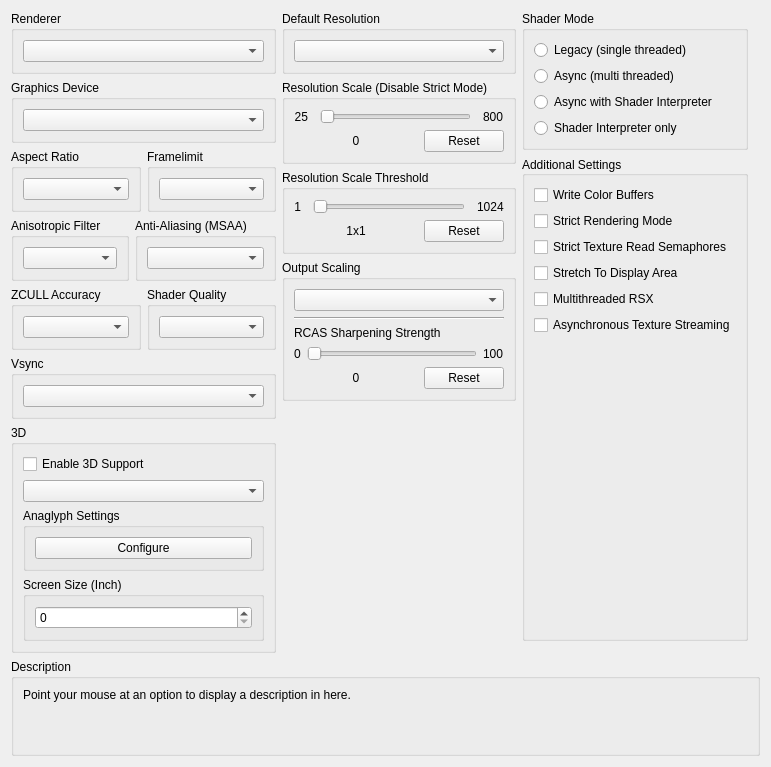
      <widget class="QWidget" name="gpuTab">
       <attribute name="title">
        <string>GPU</string>
       </attribute>
       <layout class="QVBoxLayout" name="gpuTab_layout" stretch="0,1,0">
        <item>
         <layout class="QHBoxLayout" name="gpuTabLayout" stretch="1,1,1">
          <item>
           <layout class="QVBoxLayout" name="gpuTabLayoutLeft">
            <item>
             <widget class="QGroupBox" name="gb_renderer">
              <property name="title">
               <string>Renderer</string>
              </property>
              <layout class="QVBoxLayout" name="gb_renderer_layout">
               <item>
                <widget class="QComboBox" name="renderBox"/>
               </item>
              </layout>
             </widget>
            </item>
            <item>
             <widget class="QGroupBox" name="gb_graphicsAdapter">
              <property name="title">
               <string>Graphics Device</string>
              </property>
              <layout class="QVBoxLayout" name="gb_graphicsAdapter_layout">
               <item>
                <widget class="QComboBox" name="graphicsAdapterBox"/>
               </item>
              </layout>
             </widget>
            </item>
            <item>
             <widget class="QWidget" name="widget_gpu_top" native="true">
              <layout class="QHBoxLayout" name="widget_gpu_top_layout" stretch="1,1">
               <property name="leftMargin">
                <number>0</number>
               </property>
               <property name="topMargin">
                <number>0</number>
               </property>
               <property name="rightMargin">
                <number>0</number>
               </property>
               <property name="bottomMargin">
                <number>0</number>
               </property>
               <item>
                <widget class="QGroupBox" name="gb_aspectRatio">
                 <property name="title">
                  <string>Aspect Ratio</string>
                 </property>
                 <layout class="QVBoxLayout" name="gb_aspectRatio_layout">
                  <item>
                   <widget class="QComboBox" name="aspectBox"/>
                  </item>
                 </layout>
                </widget>
               </item>
               <item>
                <widget class="QGroupBox" name="gb_frameLimit">
                 <property name="title">
                  <string>Framelimit</string>
                 </property>
                 <layout class="QVBoxLayout" name="gb_frameLimit_layout">
                  <item>
                   <widget class="QComboBox" name="frameLimitBox"/>
                  </item>
                 </layout>
                </widget>
               </item>
              </layout>
             </widget>
            </item>
            <item>
             <widget class="QWidget" name="widget_gpu_bottom" native="true">
              <layout class="QHBoxLayout" name="widget_gpu_bottom_layout" stretch="1,1">
               <property name="leftMargin">
                <number>0</number>
               </property>
               <property name="topMargin">
                <number>0</number>
               </property>
               <property name="rightMargin">
                <number>0</number>
               </property>
               <property name="bottomMargin">
                <number>0</number>
               </property>
               <item>
                <widget class="QGroupBox" name="gb_anisotropicFilter">
                 <property name="title">
                  <string>Anisotropic Filter</string>
                 </property>
                 <layout class="QVBoxLayout" name="gb_anisotropicFilter_layout">
                  <item>
                   <widget class="QComboBox" name="anisotropicFilterOverride"/>
                  </item>
                 </layout>
                </widget>
               </item>
               <item>
                <widget class="QGroupBox" name="gb_antiAliasing">
                 <property name="title">
                  <string>Anti-Aliasing (MSAA)</string>
                 </property>
                 <layout class="QVBoxLayout" name="gb_antiAliasing_layout">
                  <item>
                   <widget class="QComboBox" name="antiAliasing"/>
                  </item>
                 </layout>
                </widget>
               </item>
              </layout>
             </widget>
            </item>
            <item>
             <widget class="QWidget" name="widget_gpu_3" native="true">
              <layout class="QHBoxLayout" name="widget_gpu_3_layout" stretch="1,1">
               <property name="leftMargin">
                <number>0</number>
               </property>
               <property name="topMargin">
                <number>0</number>
               </property>
               <property name="rightMargin">
                <number>0</number>
               </property>
               <property name="bottomMargin">
                <number>0</number>
               </property>
               <item>
                <widget class="QGroupBox" name="gbZCULL">
                 <property name="title">
                  <string>ZCULL Accuracy</string>
                 </property>
                 <layout class="QVBoxLayout" name="gbZCULL_layout">
                  <item>
                   <widget class="QComboBox" name="zcullPrecisionMode"/>
                  </item>
                 </layout>
                </widget>
               </item>
               <item>
                <widget class="QGroupBox" name="gbShaderPrecision">
                 <property name="title">
                  <string>Shader Quality</string>
                 </property>
                 <layout class="QVBoxLayout" name="gbShaderPrecision_layout">
                  <item>
                   <widget class="QComboBox" name="shaderPrecision"/>
                  </item>
                 </layout>
                </widget>
               </item>
              </layout>
             </widget>
            </item>
            <item>
             <widget class="QWidget" name="widget_gpu_4" native="true">
              <layout class="QHBoxLayout" name="widget_gpu_4_layout" stretch="1">
               <property name="leftMargin">
                <number>0</number>
               </property>
               <property name="topMargin">
                <number>0</number>
               </property>
               <property name="rightMargin">
                <number>0</number>
               </property>
               <property name="bottomMargin">
                <number>0</number>
               </property>
               <item>
                <widget class="QGroupBox" name="gbVsync">
                 <property name="title">
                  <string>Vsync</string>
                 </property>
                 <layout class="QVBoxLayout" name="gbVsync_layout">
                  <item>
                   <widget class="QComboBox" name="vsyncMode"/>
                  </item>
                 </layout>
                </widget>
               </item>
              </layout>
             </widget>
            </item>
            <item>
             <widget class="QGroupBox" name="gb_stereo">
              <property name="title">
               <string>3D</string>
              </property>
              <layout class="QVBoxLayout" name="gb_stereo_layout">
               <item>
                <widget class="QCheckBox" name="stereoRenderEnabled">
                 <property name="text">
                  <string>Enable 3D Support</string>
                 </property>
                </widget>
               </item>
               <item>
                <widget class="QComboBox" name="stereoRenderMode"/>
               </item>
               <item>
                <widget class="QGroupBox" name="gb_anaglyph_settings">
                 <property name="title">
                  <string>Anaglyph Settings</string>
                 </property>
                 <layout class="QHBoxLayout" name="layout_gb_anaglyph_settings">
                  <item>
                   <widget class="QPushButton" name="pb_anaglyph_settings">
                    <property name="text">
                     <string>Configure</string>
                    </property>
                   </widget>
                  </item>
                 </layout>
                </widget>
               </item>
               <item>
                <widget class="QGroupBox" name="gb_screen_size">
                 <property name="title">
                  <string>Screen Size (Inch)</string>
                 </property>
                 <layout class="QVBoxLayout" name="layout_gb_screen_size">
                  <item>
                   <widget class="QSpinBox" name="sb_screen_size"/>
                  </item>
                 </layout>
                </widget>
               </item>
              </layout>
             </widget>
            </item>
            <item>
             <spacer name="gpu_tab_layout_right_spacer">
              <property name="orientation">
               <enum>Qt::Orientation::Vertical</enum>
              </property>
              <property name="sizeType">
               <enum>QSizePolicy::Policy::MinimumExpanding</enum>
              </property>
              <property name="sizeHint" stdset="0">
               <size>
                <width>0</width>
                <height>0</height>
               </size>
              </property>
             </spacer>
            </item>
           </layout>
          </item>
          <item>
           <layout class="QVBoxLayout" name="gpuTabLayoutMiddle">
            <item>
             <widget class="QGroupBox" name="gb_default_resolution">
              <property name="title">
               <string>Default Resolution</string>
              </property>
              <layout class="QVBoxLayout" name="gb_default_resolution_layout">
               <item>
                <widget class="QComboBox" name="resBox"/>
               </item>
              </layout>
             </widget>
            </item>
            <item>
             <layout class="QVBoxLayout" name="layout_resolution_scale">
              <property name="spacing">
               <number>6</number>
              </property>
              <property name="leftMargin">
               <number>0</number>
              </property>
              <item>
               <widget class="QGroupBox" name="gb_resolutionScale">
                <property name="title">
                 <string>Resolution Scale (Disable Strict Mode)</string>
                </property>
                <layout class="QVBoxLayout" name="gb_resolutionScale_layout">
                 <item>
                  <widget class="QWidget" name="resolutionScaleLayoutTop" native="true">
                   <layout class="QHBoxLayout" name="horizontalLayout_23" stretch="0,1,0">
                    <property name="spacing">
                     <number>12</number>
                    </property>
                    <property name="leftMargin">
                     <number>0</number>
                    </property>
                    <property name="topMargin">
                     <number>0</number>
                    </property>
                    <property name="rightMargin">
                     <number>0</number>
                    </property>
                    <property name="bottomMargin">
                     <number>0</number>
                    </property>
                    <item>
                     <widget class="QLabel" name="resolutionScaleMin">
                      <property name="text">
                       <string>25</string>
                      </property>
                      <property name="alignment">
                       <set>Qt::AlignmentFlag::AlignRight|Qt::AlignmentFlag::AlignTrailing|Qt::AlignmentFlag::AlignVCenter</set>
                      </property>
                     </widget>
                    </item>
                    <item>
                     <widget class="QSlider" name="resolutionScale">
                      <property name="orientation">
                       <enum>Qt::Orientation::Horizontal</enum>
                      </property>
                     </widget>
                    </item>
                    <item>
                     <widget class="QLabel" name="resolutionScaleMax">
                      <property name="text">
                       <string>800</string>
                      </property>
                     </widget>
                    </item>
                   </layout>
                  </widget>
                 </item>
                 <item>
                  <layout class="QHBoxLayout" name="resolutionScaleLayoutBottom" stretch="1,0">
                   <item>
                    <widget class="QLabel" name="resolutionScaleVal">
                     <property name="text">
                      <string>0</string>
                     </property>
                     <property name="alignment">
                      <set>Qt::AlignmentFlag::AlignCenter</set>
                     </property>
                    </widget>
                   </item>
                   <item>
                    <widget class="QPushButton" name="resolutionScaleReset">
                     <property name="text">
                      <string>Reset</string>
                     </property>
                    </widget>
                   </item>
                  </layout>
                 </item>
                </layout>
               </widget>
              </item>
              <item>
               <widget class="QGroupBox" name="gb_minimumScalableDimension">
                <property name="title">
                 <string>Resolution Scale Threshold</string>
                </property>
                <layout class="QVBoxLayout" name="gb_minimumScalableDimension_layout">
                 <item>
                  <layout class="QHBoxLayout" name="minimumScalableDimensionLayoutTop" stretch="0,1,0">
                   <property name="spacing">
                    <number>12</number>
                   </property>
                   <item>
                    <widget class="QLabel" name="minimumScalableDimensionMin">
                     <property name="text">
                      <string>1</string>
                     </property>
                     <property name="alignment">
                      <set>Qt::AlignmentFlag::AlignRight|Qt::AlignmentFlag::AlignTrailing|Qt::AlignmentFlag::AlignVCenter</set>
                     </property>
                    </widget>
                   </item>
                   <item>
                    <widget class="QSlider" name="minimumScalableDimension">
                     <property name="orientation">
                      <enum>Qt::Orientation::Horizontal</enum>
                     </property>
                    </widget>
                   </item>
                   <item>
                    <widget class="QLabel" name="minimumScalableDimensionMax">
                     <property name="text">
                      <string>1024</string>
                     </property>
                    </widget>
                   </item>
                  </layout>
                 </item>
                 <item>
                  <layout class="QHBoxLayout" name="minimumScalableDimensionLayoutBottom" stretch="1,0">
                   <item>
                    <widget class="QLabel" name="minimumScalableDimensionVal">
                     <property name="text">
                      <string>1x1</string>
                     </property>
                     <property name="alignment">
                      <set>Qt::AlignmentFlag::AlignCenter</set>
                     </property>
                    </widget>
                   </item>
                   <item>
                    <widget class="QPushButton" name="minimumScalableDimensionReset">
                     <property name="text">
                      <string>Reset</string>
                     </property>
                    </widget>
                   </item>
                  </layout>
                 </item>
                </layout>
               </widget>
              </item>
             </layout>
            </item>
            <item>
             <widget class="QGroupBox" name="gb_outputScaling">
              <property name="title">
               <string>Output Scaling</string>
              </property>
              <layout class="QVBoxLayout" name="gb_Upscaling_layout">
               <item>
                <widget class="QComboBox" name="outputScalingMode"/>
               </item>
               <item>
                <widget class="Line" name="line">
                 <property name="orientation">
                  <enum>Qt::Orientation::Horizontal</enum>
                 </property>
                </widget>
               </item>
               <item>
                <widget class="QWidget" name="fsrSharpeningStrengthWidget" native="true">
                 <layout class="QVBoxLayout" name="fsrSharpeningWidgetLayout">
                  <property name="leftMargin">
                   <number>0</number>
                  </property>
                  <property name="topMargin">
                   <number>0</number>
                  </property>
                  <property name="rightMargin">
                   <number>0</number>
                  </property>
                  <property name="bottomMargin">
                   <number>0</number>
                  </property>
                  <item>
                   <widget class="QLabel" name="fsrSharpeningStrengthLabel">
                    <property name="sizePolicy">
                     <sizepolicy hsizetype="Preferred" vsizetype="Preferred">
                      <horstretch>0</horstretch>
                      <verstretch>0</verstretch>
                     </sizepolicy>
                    </property>
                    <property name="text">
                     <string>RCAS Sharpening Strength</string>
                    </property>
                    <property name="alignment">
                     <set>Qt::AlignmentFlag::AlignBottom|Qt::AlignmentFlag::AlignLeading|Qt::AlignmentFlag::AlignLeft</set>
                    </property>
                    <property name="margin">
                     <number>1</number>
                    </property>
                   </widget>
                  </item>
                  <item>
                   <layout class="QHBoxLayout" name="fsrSharpeningLayoutTop">
                    <item>
                     <widget class="QLabel" name="minSharpeningVal">
                      <property name="text">
                       <string>0</string>
                      </property>
                     </widget>
                    </item>
                    <item>
                     <widget class="QSlider" name="fsrSharpeningStrength">
                      <property name="orientation">
                       <enum>Qt::Orientation::Horizontal</enum>
                      </property>
                     </widget>
                    </item>
                    <item>
                     <widget class="QLabel" name="maxSharpeningVal">
                      <property name="sizePolicy">
                       <sizepolicy hsizetype="Minimum" vsizetype="Preferred">
                        <horstretch>0</horstretch>
                        <verstretch>0</verstretch>
                       </sizepolicy>
                      </property>
                      <property name="text">
                       <string>100</string>
                      </property>
                     </widget>
                    </item>
                   </layout>
                  </item>
                  <item>
                   <layout class="QHBoxLayout" name="fsrSharpeningLayoutBottom" stretch="1,0">
                    <item>
                     <widget class="QLabel" name="fsrSharpeningStrengthVal">
                      <property name="text">
                       <string>0</string>
                      </property>
                      <property name="alignment">
                       <set>Qt::AlignmentFlag::AlignCenter</set>
                      </property>
                     </widget>
                    </item>
                    <item>
                     <widget class="QPushButton" name="fsrSharpeningStrengthReset">
                      <property name="text">
                       <string>Reset</string>
                      </property>
                     </widget>
                    </item>
                   </layout>
                  </item>
                 </layout>
                </widget>
               </item>
              </layout>
             </widget>
            </item>
            <item>
             <spacer name="gpu_tab_layout_middle_spacer">
              <property name="orientation">
               <enum>Qt::Orientation::Vertical</enum>
              </property>
              <property name="sizeType">
               <enum>QSizePolicy::Policy::MinimumExpanding</enum>
              </property>
              <property name="sizeHint" stdset="0">
               <size>
                <width>0</width>
                <height>0</height>
               </size>
              </property>
             </spacer>
            </item>
           </layout>
          </item>
          <item>
           <layout class="QVBoxLayout" name="gpuTabLayoutRight">
            <property name="rightMargin">
             <number>12</number>
            </property>
            <property name="bottomMargin">
             <number>12</number>
            </property>
            <item>
             <widget class="QGroupBox" name="gb_shader_mode">
              <property name="minimumSize">
               <size>
                <width>0</width>
                <height>123</height>
               </size>
              </property>
              <property name="title">
               <string>Shader Mode</string>
              </property>
              <layout class="QVBoxLayout" name="verticalLayout">
               <item>
                <widget class="QRadioButton" name="rb_legacy_recompiler">
                 <property name="text">
                  <string notr="true">Legacy (single threaded)</string>
                 </property>
                </widget>
               </item>
               <item>
                <widget class="QRadioButton" name="rb_async_recompiler">
                 <property name="text">
                  <string notr="true">Async (multi threaded)</string>
                 </property>
                </widget>
               </item>
               <item>
                <widget class="QRadioButton" name="rb_async_with_shader_interpreter">
                 <property name="text">
                  <string notr="true">Async with Shader Interpreter</string>
                 </property>
                </widget>
               </item>
               <item>
                <widget class="QRadioButton" name="rb_shader_interpreter_only">
                 <property name="text">
                  <string notr="true">Shader Interpreter only</string>
                 </property>
                </widget>
               </item>
              </layout>
             </widget>
            </item>
            <item>
             <widget class="QGroupBox" name="gb_additional_settings">
              <property name="title">
               <string>Additional Settings</string>
              </property>
              <property name="alignment">
               <set>Qt::AlignmentFlag::AlignLeading|Qt::AlignmentFlag::AlignLeft|Qt::AlignmentFlag::AlignVCenter</set>
              </property>
              <layout class="QVBoxLayout" name="gb_additional_settings_layout">
               <item>
                <widget class="QCheckBox" name="dumpColor">
                 <property name="text">
                  <string>Write Color Buffers</string>
                 </property>
                </widget>
               </item>
               <item>
                <widget class="QCheckBox" name="strictModeRendering">
                 <property name="text">
                  <string>Strict Rendering Mode</string>
                 </property>
                </widget>
               </item>
               <item>
                <widget class="QCheckBox" name="strictTextureReadSemaphores">
                 <property name="text">
                  <string>Strict Texture Read Semaphores</string>
                 </property>
                </widget>
               </item>
               <item>
                <widget class="QCheckBox" name="stretchToDisplayArea">
                 <property name="text">
                  <string>Stretch To Display Area</string>
                 </property>
                </widget>
               </item>
               <item>
                <widget class="QCheckBox" name="multithreadedRSX">
                 <property name="text">
                  <string>Multithreaded RSX</string>
                 </property>
                </widget>
               </item>
               <item>
                <widget class="QCheckBox" name="asyncTextureStreaming">
                 <property name="text">
                  <string>Asynchronous Texture Streaming</string>
                 </property>
                </widget>
               </item>
               <item>
                <spacer name="additional_settings_spacer">
                 <property name="orientation">
                  <enum>Qt::Orientation::Vertical</enum>
                 </property>
                 <property name="sizeType">
                  <enum>QSizePolicy::Policy::MinimumExpanding</enum>
                 </property>
                 <property name="sizeHint" stdset="0">
                  <size>
                   <width>0</width>
                   <height>0</height>
                  </size>
                 </property>
                </spacer>
               </item>
              </layout>
             </widget>
            </item>
           </layout>
          </item>
         </layout>
        </item>
        <item>
         <spacer name="gpuTabSpacer">
          <property name="orientation">
           <enum>Qt::Orientation::Vertical</enum>
          </property>
          <property name="sizeType">
           <enum>QSizePolicy::Policy::MinimumExpanding</enum>
          </property>
          <property name="sizeHint" stdset="0">
           <size>
            <width>0</width>
            <height>0</height>
           </size>
          </property>
         </spacer>
        </item>
        <item>
         <widget class="QGroupBox" name="gb_description_gpu">
          <property name="title">
           <string>Description</string>
          </property>
          <layout class="QHBoxLayout" name="gb_description_gpu_layout">
           <item>
            <widget class="QLabel" name="description_gpu">
             <property name="text">
              <string>Point your mouse at an option to display a description in here.


</string>
             </property>
             <property name="textFormat">
              <enum>Qt::TextFormat::PlainText</enum>
             </property>
             <property name="alignment">
              <set>Qt::AlignmentFlag::AlignLeading|Qt::AlignmentFlag::AlignLeft|Qt::AlignmentFlag::AlignTop</set>
             </property>
             <property name="wordWrap">
              <bool>true</bool>
             </property>
            </widget>
           </item>
          </layout>
         </widget>
        </item>
       </layout>
      </widget>
